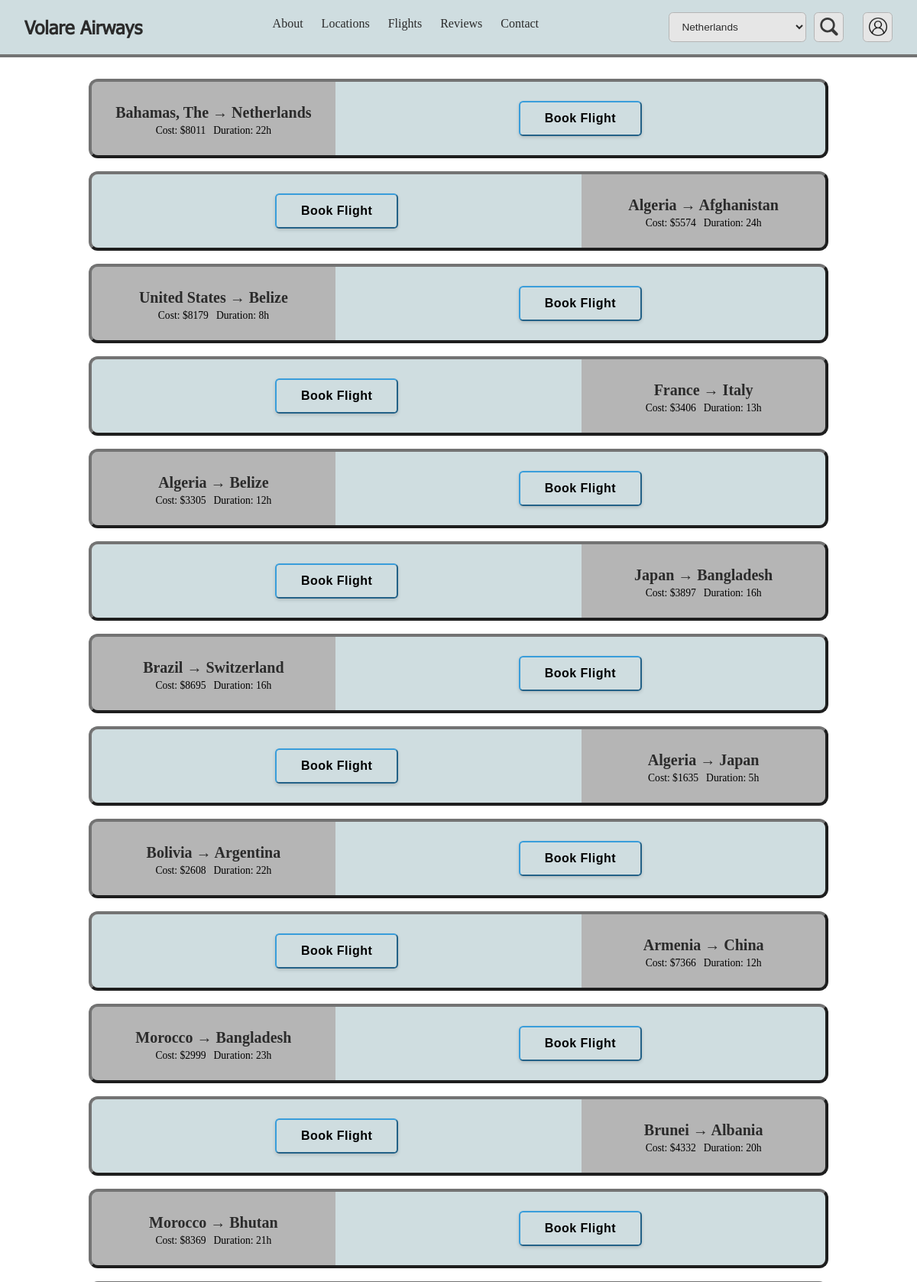
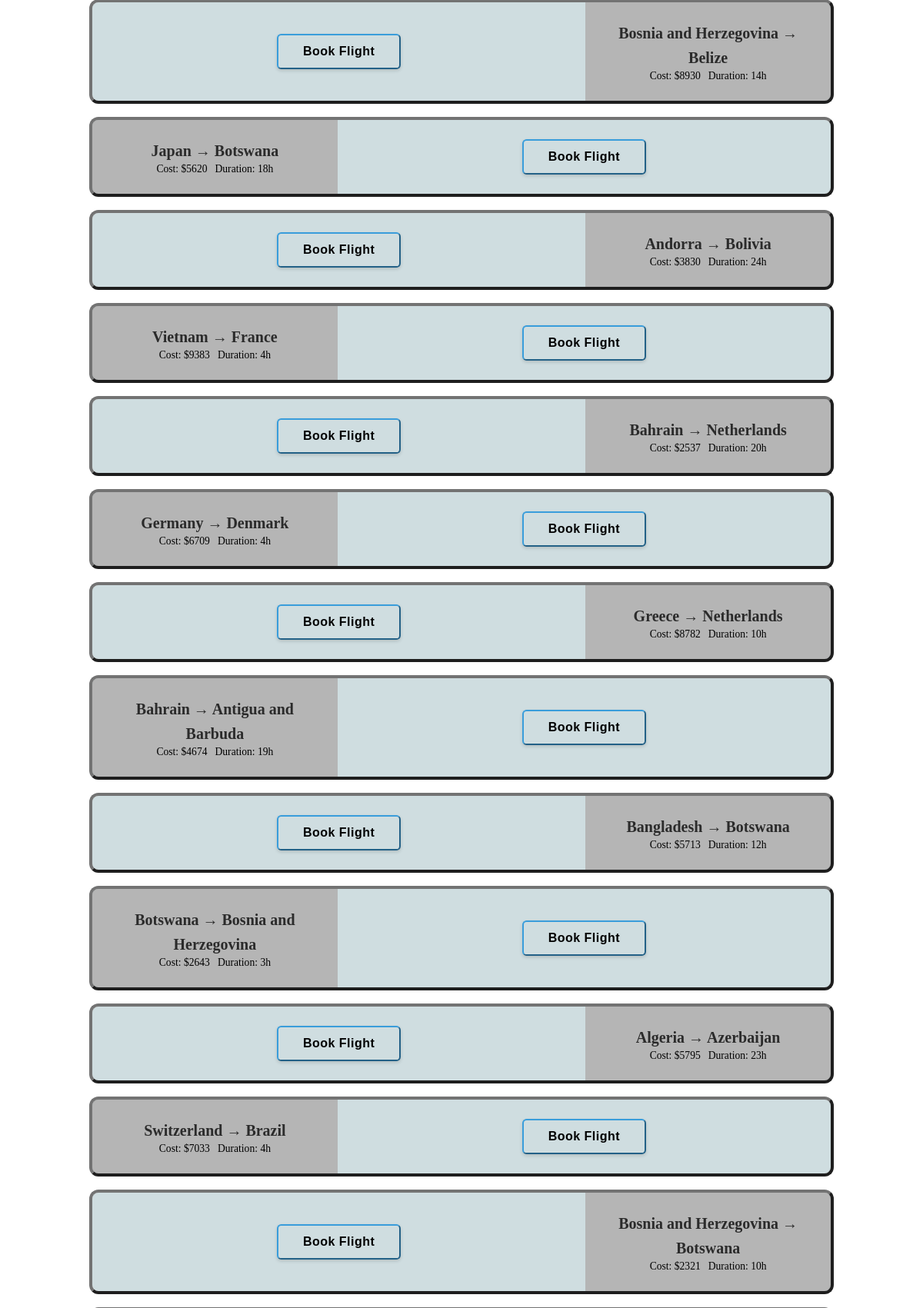
Page /flights.php (upper part) on the committed database (2 pictures, top to bottom).
### tables this page shows
CREATE TABLE `Available_Flights` (
  `Flight_Id` int NOT NULL,
  `Flight_Cost` int NOT NULL,
  `Flight_Duration` int NOT NULL COMMENT 'In hours',
  `From_Country_Id` int NOT NULL,
  `To_Country_Id` int NOT NULL
);

CREATE TABLE `Country` (
  `Country_Id` int NOT NULL,
  `Country_Name` varchar(45) NOT NULL,
  `Country_Description` varchar(2550) DEFAULT NULL
);

### assets/php/functions/flights.php (called while the page is built, shortened)
<?php
require_once(__DIR__ . "/connection.php");
function getCountryNameFromId($id)
{
    global $connect;
    $sql = 'SELECT * FROM Country WHERE Country_Id = :id';
    $stmt = $connect->prepare($sql);
    $stmt->execute([':id' => $id]);
    $result = $stmt->fetchAll();
    $name = $result[0]['Country_Name'];
    return $name;
}
function getFlights($id = null)
{
    global $connect;
    if ($id !== null) {
        $sql = 'SELECT * FROM Available_Flights WHERE Flight_Id = :id';
        $stmt = $connect->prepare($sql);
        $stmt->execute([':id' => $id]);
    } else {
        $sql = 'SELECT * FROM Available_Flights';
        $stmt = $connect->prepare($sql);
        $stmt->execute();
    }
    $result = $stmt->fetchAll();
    return $result;
}
?>

### flights.php (the view, shortened to what this page needs)
<?php require_once("assets/php/functions/session.php");
require_once("assets/php/functions/locations.php");
require_once("assets/php/functions/flights.php");
if (count(getFlights()) == 0) {
    generateRandomFlight(amount: 84);
}
?>
<!DOCTYPE html>
<html lang="en">
<?php include './assets/php/head.php' ?>
<body>
    <?php include './assets/php/header.php'; ?>
    <main class="flex gap-25 flexcolumn alignitemscenter" style="padding: 2rem;">
        <?php
        $i = 1;
        $flights = getFlights();
        foreach ($flights as $flight) {
            switch ($i) {
                case 1:
                    $i = 0;
                    echo '
                    <div class="leftflightbox flex flexrow">
                        <div class="leftflightboxmain flex justifycontentcenter alignitemscenter flexcolumn">
                            <h2>
                                ' . getCountryNameFromId($flight['From_Country_Id']) . ' → ' . getCountryNameFromId($flight['To_Country_Id']) . '
                            </h2>
                            <div class="flight-meta flex flexrow gap-10">
                                <div>Cost: $' . htmlspecialchars((string) $flight['Flight_Cost']) . '</div>
                                <div>Duration: ' . htmlspecialchars((string) $flight['Flight_Duration']) . 'h</div>
                            </div>
                        </div>
                        <div class="leftflightboxsecondary flex flexrow justifycontentspaceevenly alignitemscenter" id="' . $flight["Flight_Id"] . '">
                            <form method="post" action="/assets/php/forms/booking.php">
                                <input type="hidden" name="flight_id" value="' . $flight["Flight_Id"] . '">
                                <button type="submit" class="green-button">
                                    Book Flight
                                </button>
                            </form>
                        </div>
                    </div>';
                    break;
                case 0:
                    $i = 1;
                    echo '
                    <div class="rightflightbox flex flexrow">
                        <div class="rightflightboxsecondary flex flexrow justifycontentspaceevenly alignitemscenter" id="' . $flight["Flight_Id"] . '">
                            <form method="post" action="/assets/php/forms/booking.php">
                                <input type="hidden" name="flight_id" value="' . $flight["Flight_Id"] . '">
                                <button type="submit" class="green-button">
                                    Book Flight
                                </button>
                            </form>
                        </div>
                        <div class="rightflightboxmain  flex justifycontentcenter alignitemscenter flexcolumn">
                            <h2>
                                <strong>' . getCountryNameFromId($flight['From_Country_Id']) . '</strong> → <strong>' . getCountryNameFromId($flight['To_Country_Id']) . '</strong>
                            </h2>
                            <div class="flight-meta flex flexrow gap-10">
                                <div>Cost: $' . htmlspecialchars((string) $flight['Flight_Cost']) . '</div>
                                <div>Duration: ' . htmlspecialchars((string) $flight['Flight_Duration']) . 'h</div>
                            </div>
                        </div>
                    </div>';
                    break;
            }
        }
        ?>
    </main>
</body>
</html>

### assets/css/style.css (style rules this page uses)
body { margin: 0; padding: 0; }
* { scroll-behavior: smooth; }
.leftflightbox, .rightflightbox { width: 80vw; max-width: 1200px; background-color: #cfdde0; border-radius: 0.5rem; outline: 4px outset #737373; overflow: hidden; }
.leftflightboxmain, .rightflightboxmain { width: 40%; padding: 1.5rem; background-color: #b5b5b5; text-align: center; }
.leftflightboxmain h1, .leftflightboxmain h2, .rightflightboxmain h1, .rightflightboxmain h2 { margin: 0; color: #2b2b2b; font-size: 1.25rem; font-weight: bold; line-height: 1.6; }
.leftflightboxsecondary, .rightflightboxsecondary { width: 90%; padding: 1rem; align-items: center; font-size: 0.85rem; color: #2b2b2b; }
:root { --color-399ddb: #399ddb; --color-3c39db: #3c39db; --color-396adb: #396adb; --color-63d3db: #63d3db; --color-aa91db: #aa91db; --color-cfdde0: #cfdde0; --color-6b8bdc: #6b8bdc; }
.flex { display: flex; }
.justifycontentcenter { justify-content: center; }
.justifycontentspaceevenly { justify-content: space-evenly; }
.flexrow { flex-direction: row; }
.flexcolumn { flex-direction: column; }
.alignitemscenter { align-items: center; }
.gap-25 { gap: 25px; }
.flight-meta { color: black; font-size: 0.85rem; }
.green-button { padding: 0.75rem 2rem; border-radius: 0.35rem; border: 2px outset #399ddb; background-color: #cfdde0; color: black; font-size: 1rem; font-weight: bold; letter-spacing: 0.5px; cursor: pointer; transition: background-color 120ms ease, transform 120ms ease, box-shadow 120ms ease; box-shadow: 0 2px 4px rgba(0, 0, 0, 0.15); }
* { -webkit-user-select: none; -ms-user-select: none; user-select: none; }
.gap-10 { gap: 10px; }

### rows in the picture
available_flights: From_Country_Id.Country_Name "Bahamas, The", To_Country_Id.Country_Name "Netherlands", Flight_Cost "8011", Flight_Duration "22"
available_flights: From_Country_Id.Country_Name "Algeria", To_Country_Id.Country_Name "Afghanistan", Flight_Cost "5574", Flight_Duration "24"
available_flights: From_Country_Id.Country_Name "United States", To_Country_Id.Country_Name "Belize", Flight_Cost "8179", Flight_Duration "8"
available_flights: From_Country_Id.Country_Name "France", To_Country_Id.Country_Name "Italy", Flight_Cost "3406", Flight_Duration "13"
available_flights: From_Country_Id.Country_Name "Algeria", To_Country_Id.Country_Name "Belize", Flight_Cost "3305", Flight_Duration "12"
available_flights: From_Country_Id.Country_Name "Japan", To_Country_Id.Country_Name "Bangladesh", Flight_Cost "3897", Flight_Duration "16"
available_flights: From_Country_Id.Country_Name "Brazil", To_Country_Id.Country_Name "Switzerland", Flight_Cost "8695", Flight_Duration "16"
available_flights: From_Country_Id.Country_Name "Algeria", To_Country_Id.Country_Name "Japan", Flight_Cost "1635", Flight_Duration "5"
available_flights: From_Country_Id.Country_Name "Bolivia", To_Country_Id.Country_Name "Argentina", Flight_Cost "2608", Flight_Duration "22"
available_flights: From_Country_Id.Country_Name "Armenia", To_Country_Id.Country_Name "China", Flight_Cost "7366", Flight_Duration "12"
available_flights: From_Country_Id.Country_Name "Morocco", To_Country_Id.Country_Name "Bangladesh", Flight_Cost "2999", Flight_Duration "23"
available_flights: From_Country_Id.Country_Name "Brunei", To_Country_Id.Country_Name "Albania", Flight_Cost "4332", Flight_Duration "20"
available_flights: From_Country_Id.Country_Name "Morocco", To_Country_Id.Country_Name "Bhutan", Flight_Cost "8369", Flight_Duration "21"
available_flights: From_Country_Id.Country_Name "Bosnia and Herzegovina", To_Country_Id.Country_Name "Belize", Flight_Cost "8930", Flight_Duration "14"
available_flights: From_Country_Id.Country_Name "Japan", To_Country_Id.Country_Name "Botswana", Flight_Cost "5620", Flight_Duration "18"
available_flights: From_Country_Id.Country_Name "Andorra", To_Country_Id.Country_Name "Bolivia", Flight_Cost "3830", Flight_Duration "24"
available_flights: From_Country_Id.Country_Name "Vietnam", To_Country_Id.Country_Name "France", Flight_Cost "9383", Flight_Duration "4"
available_flights: From_Country_Id.Country_Name "Bahrain", To_Country_Id.Country_Name "Netherlands", Flight_Cost "2537", Flight_Duration "20"
available_flights: From_Country_Id.Country_Name "Germany", To_Country_Id.Country_Name "Denmark", Flight_Cost "6709", Flight_Duration "4"
available_flights: From_Country_Id.Country_Name "Greece", To_Country_Id.Country_Name "Netherlands", Flight_Cost "8782", Flight_Duration "10"
available_flights: From_Country_Id.Country_Name "Bahrain", To_Country_Id.Country_Name "Antigua and Barbuda", Flight_Cost "4674", Flight_Duration "19"
available_flights: From_Country_Id.Country_Name "Bangladesh", To_Country_Id.Country_Name "Botswana", Flight_Cost "5713", Flight_Duration "12"
available_flights: From_Country_Id.Country_Name "Botswana", To_Country_Id.Country_Name "Bosnia and Herzegovina", Flight_Cost "2643", Flight_Duration "3"
available_flights: From_Country_Id.Country_Name "Algeria", To_Country_Id.Country_Name "Azerbaijan", Flight_Cost "5795", Flight_Duration "23"
available_flights: From_Country_Id.Country_Name "Switzerland", To_Country_Id.Country_Name "Brazil", Flight_Cost "7033", Flight_Duration "4"
available_flights: From_Country_Id.Country_Name "Bosnia and Herzegovina", To_Country_Id.Country_Name "Botswana", Flight_Cost "2321", Flight_Duration "10"

### other values in the picture
form field searchbar "Netherlands"
